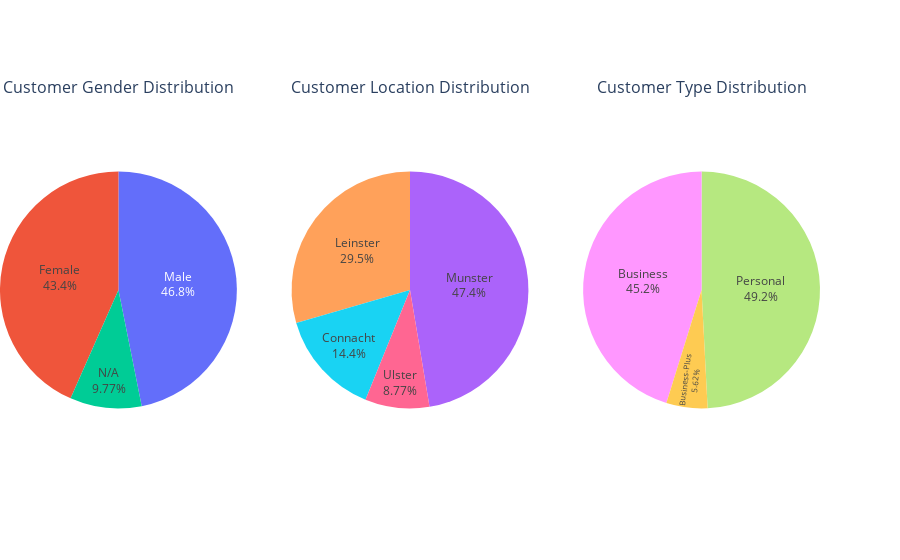

The cell this chart's notebook holds for it:
### Code cell
# Creating a new dataframe for this plot
customer_data_plot = customer_data.copy()

# Replace gender labels
customer_data_plot['customer_gender'] = customer_data_plot['customer_gender'].replace({'m': 'Male', 'f': 'Female', 'n': 'N/A'})

# Remove NaN values from customer_location
customer_data_plot = customer_data_plot.dropna(subset=['customer_location'])

# Create subplots
fig = make_subplots(rows=1, cols=3, specs=[[{'type': 'domain'}, {'type': 'domain'}, {'type': 'domain'}]],
                    subplot_titles=['Customer Gender Distribution', 'Customer Location Distribution', 'Customer Type Distribution'])

# Add pie chart for customer_gender
gender_pie = go.Pie(labels=customer_data_plot['customer_gender'].unique(),
                    values=customer_data_plot['customer_gender'].value_counts(),
                    name='Gender',
                    domain={'x': [0, 0.32], 'y': [0, 1]},
                    textinfo='label+percent',
                    textposition='inside',
                    showlegend=False
                    )

fig.add_trace(gender_pie, 1, 1)

# Add pie chart for customer_location
location_pie = go.Pie(labels=customer_data_plot['customer_location'].unique(),
                      values=customer_data_plot['customer_location'].value_counts(),
                      name='Location',
                      domain={'x': [0.34, 0.66], 'y': [0, 1]},
                      textinfo='label+percent',
                      textposition='inside',
                      showlegend=False
                      )

fig.add_trace(location_pie, 1, 2)

# Add pie chart for customer_type
type_pie = go.Pie(labels=customer_data_plot['customer_type'].unique(),
                  values=customer_data_plot['customer_type'].value_counts(),
                  name='Type',
                  domain={'x': [0.68, 1], 'y': [1, 1]},
                  textinfo='label+percent',
                  textposition='inside',
                  showlegend=False
                  )

fig.add_trace(type_pie, 1, 3)

# Update layout
fig.update_layout(
    margin=dict(l=0)  # Reset the left margin
)

# Show the figure
fig.show()

### Figure 1 — Plotly figure (JSON) as saved in the notebook; plotly's stock layout.template omitted (floating-point values rounded to 4 significant figures)
{"data": [{"domain": {"x": [0, 0.2889], "y": [0, 1]}, "labels": ["Male", "Female", "N/A", null], "name": "Gender", "showlegend": false, "textinfo": "label+percent", "textposition": "inside", "type": "pie", "values": [1108, 1026, 231]}, {"domain": {"x": [0.3556, 0.6444], "y": [0, 1]}, "labels": ["Munster", "Leinster", "Connacht", "Ulster"], "name": "Location", "showlegend": false, "textinfo": "label+percent", "textposition": "inside", "type": "pie", "values": [1248, 777, 379, 231]}, {"domain": {"x": [0.7111, 1], "y": [0, 1]}, "labels": ["Personal", "Business", "Business-Plus"], "name": "Type", "showlegend": false, "textinfo": "label+percent", "textposition": "inside", "type": "pie", "values": [1296, 1191, 148]}], "layout": {"annotations": [{"font": {"size": 16}, "showarrow": false, "text": "Customer Gender Distribution", "x": 0.1444, "xanchor": "center", "xref": "paper", "y": 1, "yanchor": "bottom", "yref": "paper"}, {"font": {"size": 16}, "showarrow": false, "text": "Customer Location Distribution", "x": 0.5, "xanchor": "center", "xref": "paper", "y": 1, "yanchor": "bottom", "yref": "paper"}, {"font": {"size": 16}, "showarrow": false, "text": "Customer Type Distribution", "x": 0.8556, "xanchor": "center", "xref": "paper", "y": 1, "yanchor": "bottom", "yref": "paper"}], "margin": {"l": 0}}}
